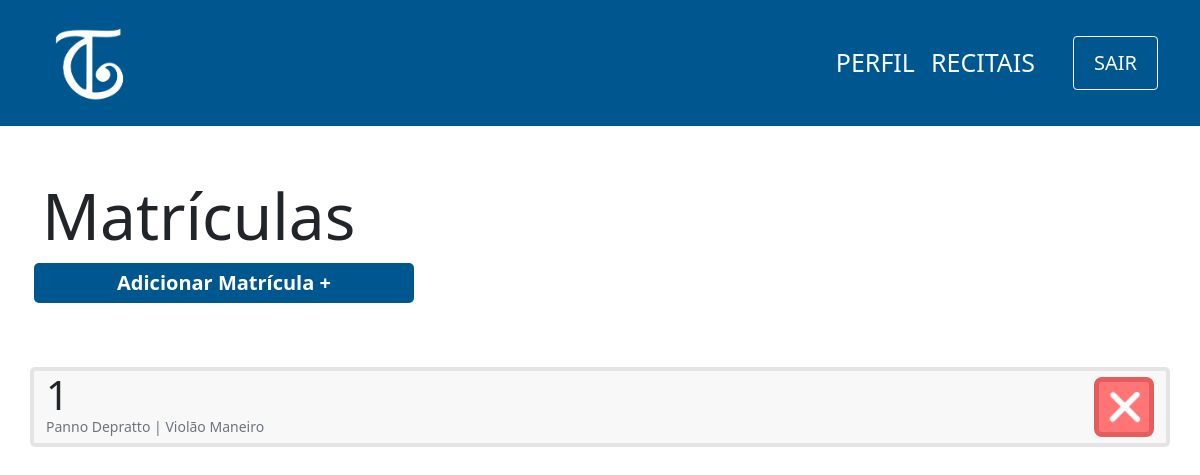
The page /view/matricula/index.php on the database its author committed.
### tables this page shows
CREATE TABLE matricula(
                id INTEGER PRIMARY KEY,
                id_aluno integer not null,
                id_curso integer not null,    
                foreign key (id) references curso(id_curso),
                foreign key (id) references aluno(id_aluno)
            );

CREATE TABLE aluno(
                id INTEGER PRIMARY KEY,
                cpf varchar(11) not null,
                nome varchar(100) not null,
                username varchar(100) not null,
                responsavel varchar(100),
                data_nasc date not null,
                senha varchar(100) not null,
                email varchar(100) not null                    
            );

CREATE TABLE curso(
                id INTEGER PRIMARY KEY,
                nome varchar(100) not null,
                id_professor integer not null,
                FOREIGN KEY (id) references professor(id_professor)
            );

### controller/matricula/index.php (called while the page is built)
<?php
    require '../../db/connection.php';
    try {
        $sql=$db->prepare('SELECT matricula.id,curso.nome as nomeCurso,aluno.nome as nomeAluno
        FROM MATRICULA join CURSO on CURSO.id = MATRICULA.id_curso
        JOIN ALUNO on ALUNO.id = MATRICULA.id_aluno');
        $sql->execute();
        $matriculas=$sql->fetchAll(PDO::FETCH_ASSOC);
    } catch (PDOException $e) {
        echo 'Erro ao executar comando no banco de dados: ' . $e->getMessage();
        exit();
    }
?>

### view/matricula/index.php (the view, shortened to what this page needs)
<?php
    include '../../layouts/navbar.php';
    include '../../controller/matricula/index.php';
?>
<div class="container">
    <div class="row mt-5">
        <h1 class="mt-1 display-3">Matrículas</h1>
        <span class="btn-principal col-md-4 col-sm-12 mx-1 text-center mb-5">
            <a href="cadastro.php">Adicionar Matrícula +</a>
        </span>
        <?php
            foreach($matriculas as $matricula){
                echo '
                <div class="col-12 card d-flex flex-row justify-content-between mt-3">
                    <div class="d-flex flex-column">
                        <p class="m-0 display-6">'.$matricula['id'].'</p>
                        <p class="m-0 text-muted display-3 mb-2" style="font-size:14px">'.$matricula['nomeAluno'].' | '.$matricula['nomeCurso'].'</p>
                    </div>
                    <div class="d-flex align-items-center" id="'.$matricula['id'].'">
                        <button class="btn-remover">
                            <img src="../../images/delete-icon.png" width=40px>
                        </button>
                    </div>
                </div>
                ';
            }?>
    </div>
</div>

### css/style.css (style rules this page uses)
a { text-decoration: none; color:white; }
.btn-principal { background-color: #005790; color:white; padding: 5px 25px; font-weight: 600; font-size:20px; border:none; border-radius:5px; cursor: pointer; text-decoration: none; }
.card { background-color:#F8F8F8; border: 4px solid #E4E4E4; border-radius: 5px; }
.btn-remover { background-color:#FF7575; border: 5px solid #E55E5E; color:white; border-radius:8px; width:60px; height:60px; cursor: pointer; }

### rows shown on the page
matricula: id "1", id_aluno.nome "Panno Depratto", id.nome "Violão Maneiro"
